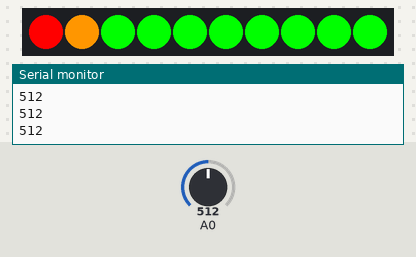
This sketch was run on a simulated Arduino Uno, built with avr-gcc and run on an emulated ATmega328P. Shown: 10 RGB LEDs in strip order, left to right, the last lines printed to the serial monitor. The test bench sets the inputs (shaded band); at power-on: A0 = 512.

Above: at 1.2 s.
1.3 s: A0 set to 208
2.8 s: A0 set to 173
At 4.0 s:
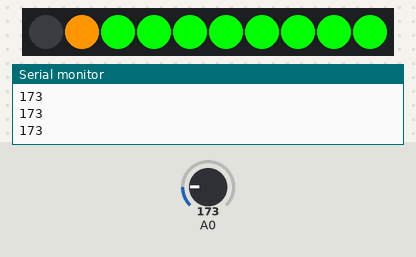
4.3 s: A0 set to 122
At 5.5 s:
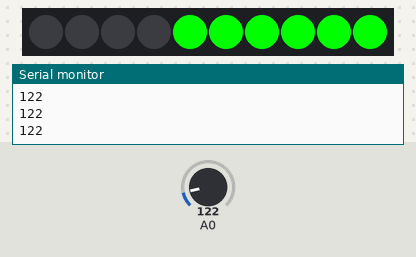
5.8 s: A0 set to 21
At 6.4 s:
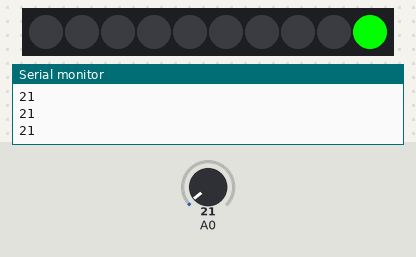
7.3 s: A0 set to 16
At 8.5 s:
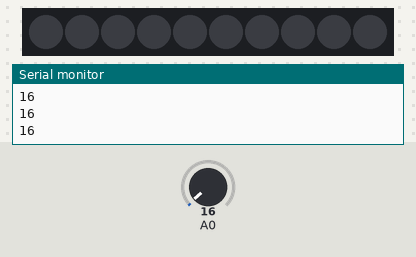
8.8 s: A0 set to 306
At 9.8 s:
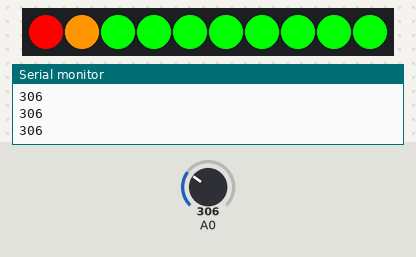
Timing chart, 0 to 11.3 s (numbered marks = the images above; inputs shaded):
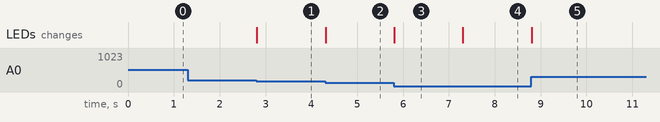

Measured:
- the behaviour switches between 190 and 189 on A0 (found by bisection; images 0 and 1)
- the behaviour switches between 19 and 18 on A0 (found by bisection; images 3 and 4)
- after the input at 2.8 s, the LEDs: change at once (image 1)
- after the input at 4.3 s, the LEDs: change at once (image 2)
- after the input at 5.8 s, the LEDs: change at once (image 3)
- after the input at 7.3 s, the LEDs: change at once (image 4)
- after the input at 8.8 s, the LEDs: change at once (image 5)

The sketch:

soundMeter.ino
```cpp
#include <Grove_LED_Bar.h>

Grove_LED_Bar bar(9, 8, 1, LED_BAR_10); // Clock pin, Data pin, Orientation

void setup()
{
  Serial.begin(9600);
  // nothing to initialize
  bar.begin();
}

void loop()
{
  int soundReading;
  soundReading = analogRead(0);
  Serial.println(soundReading,DEC);
  bar.setLevel(soundReading / 19);
  delay(10);
}
```
